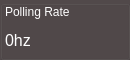
      <widget class="QGroupBox" name="info_PolR">
       <property name="palette">
        <palette>
         <active>
          <colorrole role="WindowText">
           <brush brushstyle="SolidPattern">
            <color alpha="255">
             <red>255</red>
             <green>255</green>
             <blue>255</blue>
            </color>
           </brush>
          </colorrole>
          <colorrole role="Button">
           <brush brushstyle="SolidPattern">
            <color alpha="255">
             <red>81</red>
             <green>73</green>
             <blue>74</blue>
            </color>
           </brush>
          </colorrole>
          <colorrole role="Light">
           <brush brushstyle="SolidPattern">
            <color alpha="255">
             <red>121</red>
             <green>109</green>
             <blue>111</blue>
            </color>
           </brush>
          </colorrole>
          <colorrole role="Midlight">
           <brush brushstyle="SolidPattern">
            <color alpha="255">
             <red>101</red>
             <green>91</green>
             <blue>92</blue>
            </color>
           </brush>
          </colorrole>
          <colorrole role="Dark">
           <brush brushstyle="SolidPattern">
            <color alpha="255">
             <red>40</red>
             <green>36</green>
             <blue>37</blue>
            </color>
           </brush>
          </colorrole>
          <colorrole role="Mid">
           <brush brushstyle="SolidPattern">
            <color alpha="255">
             <red>54</red>
             <green>49</green>
             <blue>49</blue>
            </color>
           </brush>
          </colorrole>
          <colorrole role="Text">
           <brush brushstyle="SolidPattern">
            <color alpha="255">
             <red>255</red>
             <green>255</green>
             <blue>255</blue>
            </color>
           </brush>
          </colorrole>
          <colorrole role="BrightText">
           <brush brushstyle="SolidPattern">
            <color alpha="255">
             <red>255</red>
             <green>255</green>
             <blue>255</blue>
            </color>
           </brush>
          </colorrole>
          <colorrole role="ButtonText">
           <brush brushstyle="SolidPattern">
            <color alpha="255">
             <red>255</red>
             <green>255</green>
             <blue>255</blue>
            </color>
           </brush>
          </colorrole>
          <colorrole role="Base">
           <brush brushstyle="SolidPattern">
            <color alpha="255">
             <red>0</red>
             <green>0</green>
             <blue>0</blue>
            </color>
           </brush>
          </colorrole>
          <colorrole role="Window">
           <brush brushstyle="SolidPattern">
            <color alpha="255">
             <red>81</red>
             <green>73</green>
             <blue>74</blue>
            </color>
           </brush>
          </colorrole>
          <colorrole role="Shadow">
           <brush brushstyle="SolidPattern">
            <color alpha="255">
             <red>0</red>
             <green>0</green>
             <blue>0</blue>
            </color>
           </brush>
          </colorrole>
          <colorrole role="AlternateBase">
           <brush brushstyle="SolidPattern">
            <color alpha="255">
             <red>40</red>
             <green>36</green>
             <blue>37</blue>
            </color>
           </brush>
          </colorrole>
          <colorrole role="ToolTipBase">
           <brush brushstyle="SolidPattern">
            <color alpha="255">
             <red>255</red>
             <green>255</green>
             <blue>220</blue>
            </color>
           </brush>
          </colorrole>
          <colorrole role="ToolTipText">
           <brush brushstyle="SolidPattern">
            <color alpha="255">
             <red>0</red>
             <green>0</green>
             <blue>0</blue>
            </color>
           </brush>
          </colorrole>
          <colorrole role="PlaceholderText">
           <brush brushstyle="SolidPattern">
            <color alpha="127">
             <red>255</red>
             <green>255</green>
             <blue>255</blue>
            </color>
           </brush>
          </colorrole>
          <colorrole role="Accent">
           <brush brushstyle="SolidPattern">
            <color alpha="255">
             <red>0</red>
             <green>0</green>
             <blue>0</blue>
            </color>
           </brush>
          </colorrole>
         </active>
         <inactive>
          <colorrole role="WindowText">
           <brush brushstyle="SolidPattern">
            <color alpha="255">
             <red>255</red>
             <green>255</green>
             <blue>255</blue>
            </color>
           </brush>
          </colorrole>
          <colorrole role="Button">
           <brush brushstyle="SolidPattern">
            <color alpha="255">
             <red>81</red>
             <green>73</green>
             <blue>74</blue>
            </color>
           </brush>
          </colorrole>
          <colorrole role="Light">
           <brush brushstyle="SolidPattern">
            <color alpha="255">
             <red>121</red>
             <green>109</green>
             <blue>111</blue>
            </color>
           </brush>
          </colorrole>
          <colorrole role="Midlight">
           <brush brushstyle="SolidPattern">
            <color alpha="255">
             <red>101</red>
             <green>91</green>
             <blue>92</blue>
            </color>
           </brush>
          </colorrole>
          <colorrole role="Dark">
           <brush brushstyle="SolidPattern">
            <color alpha="255">
             <red>40</red>
             <green>36</green>
             <blue>37</blue>
            </color>
           </brush>
          </colorrole>
          <colorrole role="Mid">
           <brush brushstyle="SolidPattern">
            <color alpha="255">
             <red>54</red>
             <green>49</green>
             <blue>49</blue>
            </color>
           </brush>
          </colorrole>
          <colorrole role="Text">
           <brush brushstyle="SolidPattern">
            <color alpha="255">
             <red>255</red>
             <green>255</green>
             <blue>255</blue>
            </color>
           </brush>
          </colorrole>
          <colorrole role="BrightText">
           <brush brushstyle="SolidPattern">
            <color alpha="255">
             <red>255</red>
             <green>255</green>
             <blue>255</blue>
            </color>
           </brush>
          </colorrole>
          <colorrole role="ButtonText">
           <brush brushstyle="SolidPattern">
            <color alpha="255">
             <red>255</red>
             <green>255</green>
             <blue>255</blue>
            </color>
           </brush>
          </colorrole>
          <colorrole role="Base">
           <brush brushstyle="SolidPattern">
            <color alpha="255">
             <red>0</red>
             <green>0</green>
             <blue>0</blue>
            </color>
           </brush>
          </colorrole>
          <colorrole role="Window">
           <brush brushstyle="SolidPattern">
            <color alpha="255">
             <red>81</red>
             <green>73</green>
             <blue>74</blue>
            </color>
           </brush>
          </colorrole>
          <colorrole role="Shadow">
           <brush brushstyle="SolidPattern">
            <color alpha="255">
             <red>0</red>
             <green>0</green>
             <blue>0</blue>
            </color>
           </brush>
          </colorrole>
          <colorrole role="AlternateBase">
           <brush brushstyle="SolidPattern">
            <color alpha="255">
             <red>40</red>
             <green>36</green>
             <blue>37</blue>
            </color>
           </brush>
          </colorrole>
          <colorrole role="ToolTipBase">
           <brush brushstyle="SolidPattern">
            <color alpha="255">
             <red>255</red>
             <green>255</green>
             <blue>220</blue>
            </color>
           </brush>
          </colorrole>
          <colorrole role="ToolTipText">
           <brush brushstyle="SolidPattern">
            <color alpha="255">
             <red>0</red>
             <green>0</green>
             <blue>0</blue>
            </color>
           </brush>
          </colorrole>
          <colorrole role="PlaceholderText">
           <brush brushstyle="SolidPattern">
            <color alpha="127">
             <red>255</red>
             <green>255</green>
             <blue>255</blue>
            </color>
           </brush>
          </colorrole>
          <colorrole role="Accent">
           <brush brushstyle="SolidPattern">
            <color alpha="255">
             <red>0</red>
             <green>0</green>
             <blue>0</blue>
            </color>
           </brush>
          </colorrole>
         </inactive>
         <disabled>
          <colorrole role="WindowText">
           <brush brushstyle="SolidPattern">
            <color alpha="255">
             <red>40</red>
             <green>36</green>
             <blue>37</blue>
            </color>
           </brush>
          </colorrole>
          <colorrole role="Button">
           <brush brushstyle="SolidPattern">
            <color alpha="255">
             <red>81</red>
             <green>73</green>
             <blue>74</blue>
            </color>
           </brush>
          </colorrole>
          <colorrole role="Light">
           <brush brushstyle="SolidPattern">
            <color alpha="255">
             <red>121</red>
             <green>109</green>
             <blue>111</blue>
            </color>
           </brush>
          </colorrole>
          <colorrole role="Midlight">
           <brush brushstyle="SolidPattern">
            <color alpha="255">
             <red>101</red>
             <green>91</green>
             <blue>92</blue>
            </color>
           </brush>
          </colorrole>
          <colorrole role="Dark">
           <brush brushstyle="SolidPattern">
            <color alpha="255">
             <red>40</red>
             <green>36</green>
             <blue>37</blue>
            </color>
           </brush>
          </colorrole>
          <colorrole role="Mid">
           <brush brushstyle="SolidPattern">
            <color alpha="255">
             <red>54</red>
             <green>49</green>
             <blue>49</blue>
            </color>
           </brush>
          </colorrole>
          <colorrole role="Text">
           <brush brushstyle="SolidPattern">
            <color alpha="255">
             <red>40</red>
             <green>36</green>
             <blue>37</blue>
            </color>
           </brush>
          </colorrole>
          <colorrole role="BrightText">
           <brush brushstyle="SolidPattern">
            <color alpha="255">
             <red>255</red>
             <green>255</green>
             <blue>255</blue>
            </color>
           </brush>
          </colorrole>
          <colorrole role="ButtonText">
           <brush brushstyle="SolidPattern">
            <color alpha="255">
             <red>40</red>
             <green>36</green>
             <blue>37</blue>
            </color>
           </brush>
          </colorrole>
          <colorrole role="Base">
           <brush brushstyle="SolidPattern">
            <color alpha="255">
             <red>81</red>
             <green>73</green>
             <blue>74</blue>
            </color>
           </brush>
          </colorrole>
          <colorrole role="Window">
           <brush brushstyle="SolidPattern">
            <color alpha="255">
             <red>81</red>
             <green>73</green>
             <blue>74</blue>
            </color>
           </brush>
          </colorrole>
          <colorrole role="Shadow">
           <brush brushstyle="SolidPattern">
            <color alpha="255">
             <red>0</red>
             <green>0</green>
             <blue>0</blue>
            </color>
           </brush>
          </colorrole>
          <colorrole role="AlternateBase">
           <brush brushstyle="SolidPattern">
            <color alpha="255">
             <red>81</red>
             <green>73</green>
             <blue>74</blue>
            </color>
           </brush>
          </colorrole>
          <colorrole role="ToolTipBase">
           <brush brushstyle="SolidPattern">
            <color alpha="255">
             <red>255</red>
             <green>255</green>
             <blue>220</blue>
            </color>
           </brush>
          </colorrole>
          <colorrole role="ToolTipText">
           <brush brushstyle="SolidPattern">
            <color alpha="255">
             <red>0</red>
             <green>0</green>
             <blue>0</blue>
            </color>
           </brush>
          </colorrole>
          <colorrole role="PlaceholderText">
           <brush brushstyle="SolidPattern">
            <color alpha="127">
             <red>40</red>
             <green>36</green>
             <blue>37</blue>
            </color>
           </brush>
          </colorrole>
          <colorrole role="Accent">
           <brush brushstyle="SolidPattern">
            <color alpha="255">
             <red>57</red>
             <green>51</green>
             <blue>52</blue>
            </color>
           </brush>
          </colorrole>
         </disabled>
        </palette>
       </property>
       <property name="title">
        <string/>
       </property>
       <property name="flat">
        <bool>false</bool>
       </property>
       <widget class="QWidget" name="verticalLayoutWidget_3">
        <property name="geometry">
         <rect>
          <x>0</x>
          <y>0</y>
          <width>121</width>
          <height>51</height>
         </rect>
        </property>
        <layout class="QVBoxLayout" name="verticalLayout_3">
         <property name="leftMargin">
          <number>5</number>
         </property>
         <property name="rightMargin">
          <number>5</number>
         </property>
         <item>
          <widget class="QLabel" name="lbl_PLR">
           <property name="text">
            <string>Polling Rate</string>
           </property>
          </widget>
         </item>
         <item>
          <widget class="QLabel" name="lbl_PLRValue">
           <property name="font">
            <font>
             <pointsize>12</pointsize>
             <bold>false</bold>
            </font>
           </property>
           <property name="text">
            <string>0hz</string>
           </property>
          </widget>
         </item>
        </layout>
       </widget>
      </widget>
